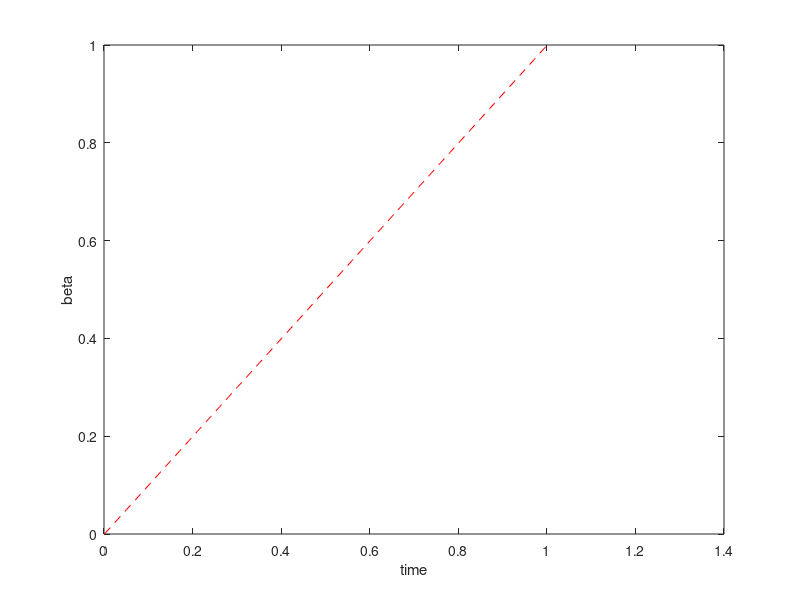

Here is the MATLAB script that generated this plot: (Note: this script raises an error after producing the figure.)
% Structure
% 1) It generates the pitchfork Normalized (to extract 
%   -timePitch scaling and 
%   -maxStatePitch )
%   -maxBetaPitch
% 2) It integrate the jingwang (To find the right scale for the
%   pitchfork)(it finds the maxState of Jin Wang) 
%   - timeJin
%   - maxStateJin       
%    -maxBetaJin
% 3) It normalize pitchfork using the scale of the jin wang and the pitchfork . 
%   - creates finalScale = maxStatepitch/maxStateJIn
% 4) It generates the prediction of jin using pitch equations.
% Equation  = mu = (x * finalscale )^2 / maxBeta

%note: everymodification in 4 needs to be reflected in 2 (Recall this)
%% 1) Generate data for the Pitchfork
clear all, close all, clc
figpath = '../figures/';
addpath('./utils');
addpath('./violin/');
addpath('./NoiseFunctions/');
addpath('./plottingfunctions/');
tic


%generate Data

n = 3; %number of variables
dt=0.01; %timestep

%Integrate interval

Endinterval = 1; %initial value of the pitchfor bifurcation
%Endinterval = 1.5; %initial value of the pitchfor bifurcation
intervalzero = -.001;

%real hidden variable interval
%tinterval=[0 Initinterval];
tinterval=[intervalzero Endinterval];

% Integrate
tspan=[.001:dt:tinterval(2)-tinterval(1)];
N = length(tspan);

Xpitch=[];
%Coeficients of polyorder 3 c1*t+c2*t^2+c3*t^3 & and final time value 
%c=[3,2,1,Endinterval];

cPitch=[1,0,0,Endinterval];
c = cPitch
%Analitic polinomial

%Integration for Pitchforksystem
reescale = 16
%xMax = [1,1,1];

yzNonreescaled=c(1)*(tspan+tinterval(1))+c(2)*(tspan+tinterval(1)).^2 ...
        +c(3).*(tspan+tinterval(1)).^3;

yzero = reescale*(c(1)*(tspan+tinterval(1))+c(2)*(tspan+tinterval(1)).^2 ...
        +c(3).*(tspan+tinterval(1)).^3);

maxBetapitch = max(yzero);
yzero = yzero/max(yzero);

figure(1)
plot(tspan, yzero,'r--')
xlabel('time')
ylabel('beta')
xline(0,'k--');
set(gca,'FontSize',16);
l=legend('Polynomial Pitchfork');
l.FontSize = 14;
l.Location='northeast';
title('polynomial Pitchfork');

xMax = ones((length(c)-1));
        mu0=[yzero(1)];  %initial condition of Beta  
        
        %sqrt(muo)%formula of coordinate x0 in function of beta(mu0)
        x0=real(sqrt(mu0))+0.01; %Initial condition of state variables
        [t,x] = ode45(@(t,x) PitchforkTimeReescale(t,x,c,xMax,reescale,maxBetapitch ),tspan,[tspan(1),mu0,x0]);%,options);
        Xpitch = [Xpitch;x];
        
        %plot variable x vs bifurcation parameter
        figure(2)
        hold on
        plot(x(:,2),x(:,3),'b-')  
        xlabel('beta')
        ylabel('State x3')
        xline(0,'k--');
        yline(0,'k--');
        set(gca,'FontSize',16);
        l=legend('Trajectory with changin beta');
        l.FontSize = 14;
        l.Location='northeast';
        title('Pitchfork State vsparameter')
        hold off    

mufunc = @(x) ((x(:,3).^2))*(xMax(3))^2/maxBetapitch; %here max is one
%mufunc = @(x) reescale*(x(:,3)/xMax(3)).^2
mu_observed=mufunc(x); 

%%Polinomial fit
%In the fututure we can let unkonw the coefficient (tinterval(1)or tinterval(2))

F1=@(weightdx,xdata)  (weightdx(1)*(xdata+tinterval(1))+weightdx(2)*(xdata+tinterval(1)).^2 ...
        +weightdx(3).*(xdata+tinterval(1)).^3);

%curve fitting
weights0=[0.5 0.5 0.5];%initial guess for weights
[weightdx, resnorm,~,exitflag,output] = lsqcurvefit(F1,weights0, tspan, mu_observed')

%data predicted from F1 evaluated with the predicted coefficients
reproduced_data= F1(weightdx,tspan);
        
plotState_Beta_time_Pred(tspan,Xpitch,mu_observed,yzero,reproduced_data,n,3)

xMaxPitch = max(abs(Xpitch));

%% 2) Obtaining maximum of Jin-Wang scale to reescale pitchfork (Doned)

% Reescale the time between zero and one.

% Do the transition 
%   It is necessary to construct the JingWang Scale Togueter

param = [0.3 0.3 1 1 0.5 4];
a1 = param(1);
a2 = param(2);
k1 = param(3);
k2 = param(4);
s = param(5);
nhill = param(6);

%Number of variables
n = 4;


dt=0.001; %timestep
% Integrate interval
Initinterval = 1;
%neg_inter = 0
neg_inter = -0;
tinterval=[neg_inter Initinterval]; 
tspan=[0:dt:tinterval(2)-tinterval(1)];
N = length(tspan);
%options = odeset('RelTol',1e-50,'AbsTol',1e-50*ones(1,n));
Xwang=[];

%Coeficients of polyorder 3 c1*t+c2*t^2+c3*t^3 & and final time value 
cJin=[ 0.05, 0, 0, Initinterval ]; %2.14,-5.05,3.9143,Initinterval];
c = cJin
%c=[0,0,0,Initinterval];

%Analitic polinomial
reescaleTimeJin = 50;

yzero = reescaleTimeJin*(c(1)*(tspan+tinterval(1))+c(2)*(tspan+tinterval(1)).^2 ...
        +c(3).*(tspan+tinterval(1)).^3);

maxBetaJin= max(yzero);
yzero = yzero/maxBetaJin;

%plot of inverted polinomial
figure(11)
plot(tspan,yzero,'r-')
xlabel('time')
ylabel('beta')
hold on
xline(0,'k--');
set(gca,'FontSize',16);
l=legend('Explicit polinomial for steady state generation','Used polynomial for ODE data generation');
l.FontSize = 14;
l.Location='northeast';
title('Inverted polinomial');

% Integration of hopf system

        mu0=0;   
            %x0=sqrt(yzero(1)/2) %Formula of radius of Initial Condition
        x3= 0.00212578945146621; %Formula of radius of Initial Condition
        x4= 0.00202578945146621;
        [t,x] = ode45(@(t,x) jinWangModel(t,x,c,a1,a2,k1,k2,s,nhill,reescaleTimeJin,maxBetaJin),tspan,[tspan(1),mu0,x3,x4]);%,options);
        Xwang = [Xwang;x];
        %Variable x3 vs bifurcation parameter
        figure(12)
        subplot(2,2,1)
        hold on
        plot(tspan,x(:,3),'b-')
        xlabel('time')
        ylabel('x_3')
        xline(0,'k--');
        set(gca,'FontSize',16);
        l=legend('Trajectory using numerical integration');
        l.FontSize = 14;
        l.Location='northeast';
        title('x3 vs b')
        
        subplot(2,2,2)
        plot(x(:,2),x(:,4),'b-')
        xlabel('Beta')
        ylabel('x_4')
        xline(0,'k--');
        set(gca,'FontSize',16);
        l=legend('Trajectory x4');
        l.FontSize = 14;
        l.Location='northeast';
        title('x4 vs beta')
        
        subplot(2,2,3)
        plot(x(:,2),x(:,3),'b-')
        xlabel('Beta')
        ylabel('x_3')
        xline(0,'k--');
        set(gca,'FontSize',16);
        l=legend('Trajectory x4');
        l.FontSize = 14;
        l.Location='northeast';
        title('x3 vs time')
        
        subplot(2,2,4)
        plot(x(:,1),x(:,4),'b-')
        xlabel('time')
        ylabel('x_4')
        xline(0,'k--');
        set(gca,'FontSize',16);
        l=legend('Trajectory x4');
        l.FontSize = 14;
        l.Location='northeast';
        title('x4 vs time')
        hold off    

mufunc = @(x) ((x(:,3).^2))/maxBetaJin;

mu_observed = mufunc(Xwang); 

%%Polinomial fit

%In the fututure we can let unkonw the coefficient (tinterval(1)or tinterval(2))
F1=@(weightdx,xdata)  weightdx(1)*(xdata+tinterval(1))+weightdx(2)*(xdata+tinterval(1)).^2 ...
        +weightdx(3).*(xdata+tinterval(1)).^3;


%curve fitting
weights0=[0.5 0.5 0.5];%initial guess for weights
[weightdx, resnorm,~,exitflag,output] = lsqcurvefit(F1,weights0, tspan, mu_observed')

%data predicted from F1 evaluated with the predicted coefficients
reproduced_data= F1(weightdx,tspan);



plotState_Beta_time_Pred(tspan,Xwang,mu_observed,yzero,reproduced_data,n,13)

xMaxWang= max(abs(Xwang));
xScale = xMaxPitch./xMaxWang(1:3);
xMaxstateJinPitch = xScale;

%% 3) Reescaling pitchfork witht the maximum of JinWang and also reescaling beta parameter. 

%Verify where is comming from xMaxPitch
%integrate the system of pitchfork with Jing wang scaled: 

%Generate data for the Pitchfork

n = 3; %number of variables
dt=0.01; %timestep

%Integrate interval

Endinterval = 1; %initial value of the pitchfor bifurcation
%Endinterval = 1.5; %initial value of the pitchfor bifurcation
intervalzero = -.001;

%real hidden variable interval
%tinterval=[0 Initinterval];
tinterval=[intervalzero Endinterval];

% Integrate
tspan2=[tinterval(2):-dt:tinterval(1)]; %interval for solving the 
tspan=[.001:dt:tinterval(2)-tinterval(1)];
N = length(tspan);

%options = odeset('RelTol',1e-12,'AbsTol',1e-12*ones(1,n));
Xpitch=[];

%Coeficients of polyorder 3 c1*t+c2*t^2+c3*t^3 & and final time value 
%c=[3,2,1,Endinterval];

c=cPitch;

reescaletime = 16;

yzNonreescaled=c(1)*(tspan+tinterval(1))+c(2)*(tspan+tinterval(1)).^2 ...
        +c(3).*(tspan+tinterval(1)).^3;

yzero = reescaletime*(c(1)*(tspan+tinterval(1))+c(2)*(tspan+tinterval(1)).^2 ...
        +c(3).*(tspan+tinterval(1)).^3);
maxBetapitch = max(abs(yzero));
yzero = yzero/maxBetapitch
figure(21)
plot(tspan, yzero,'r--')
xlabel('time')
ylabel('beta')
xline(0,'k--');
set(gca,'FontSize',16);
l=legend('Polynomial Pitchfork');
l.FontSize = 14;
l.Location='northeast';
title('polynomial Pitchfork');


        mu0=[yzero(1)];  %initial condition of Beta  
        
        %sqrt(muo)%formula of coordinate x0 in function of beta(mu0)
        x0=real(sqrt(mu0))+0.01; %Initial condition of state variables
        [t,x] = ode45(@(t,x) PitchforkTimeReescale(t,x,c,xMaxstateJinPitch,reescaletime,maxBetapitch),tspan,[tspan(1),mu0,x0]);%,options);
        Xpitch = [Xpitch;x];
        
        %plot variable x vs bifurcation parameter
        figure(22)
        hold on
        plot(x(:,2),x(:,3),'b-')  
        xlabel('beta')
        ylabel('State x3')
        xline(0,'k--');
        yline(0,'k--');
        set(gca,'FontSize',16);
        l=legend('Trajectory with changin beta');
        l.FontSize = 14;
        l.Location='northeast';
        title('Pitchfork State vsparameter')
        hold off    

mufunc = @(x) ((x(:,3).^2))*xMaxstateJinPitch(3)^2/maxBetapitch
mu_observed=mufunc(x); 

%%Polinomial fit

%In the fututure we can let unkonw the coefficient (tinterval(1)or tinterval(2))
F1=@(weightdx,xdata)  weightdx(1)*(xdata+tinterval(1))+weightdx(2)*(xdata+tinterval(1)).^2 ...
        +weightdx(3).*(xdata+tinterval(1)).^3;

%curve fitting
weights0=[0.5 0.5 0.5];%initial guess for weights
[weightdx, resnorm,~,exitflag,output] = lsqcurvefit(F1,weights0, tspan, mu_observed')

reproduced_data= F1(weightdx,tspan);

plotState_Beta_time_Pred(tspan, Xpitch, mu_observed, yzero, reproduced_data, n, 23)

%% 4) Prediction of dynamics Jin wang using pitchfork equations. 

param = [0.3 0.3 1 1 0.5 4];
a1 = param(1);
a2 = param(2);
k1 = param(3);
k2 = param(4);
s = param(5);
nhill = param(6);

%Number of variables
n = 4;


dt=0.001; %timestep
% Integrate interval
Initinterval = 1;
%neg_inter = 0
neg_inter = -0;
tinterval=[neg_inter Initinterval]; 
tspan=[0:dt:tinterval(2)-tinterval(1)];
N = length(tspan);
%options = odeset('RelTol',1e-50,'AbsTol',1e-50*ones(1,n));
Xwang=[];

%Coeficients of polyorder 3 c1*t+c2*t^2+c3*t^3 & and final time value 
%c=[1/50,0,0,Initinterval];
%c=[2.14,-5.05,3.9143,Initinterval];
c=cJin; %2.14,-5.05,3.9143,Initinterval];
%c=[0,0,0,Initinterval];

%Analitic polinomial
reescaleJin = 50;

yzero = reescaleJin*(c(1)*(tspan+tinterval(1))+c(2)*(tspan+tinterval(1)).^2 ...
        +c(3).*(tspan+tinterval(1)).^3);

maxBetaJin= max(yzero);
yzero = yzero/maxBetaJin;

%plot of inverted polinomial
figure(31)
plot(tspan,yzero,'r-')
xlabel('time')
ylabel('beta')
hold on
xline(0,'k--');
set(gca,'FontSize',16);
l=legend('Explicit polinomial for steady state generation','Used polynomial for ODE data generation');
l.FontSize = 14;
l.Location='northeast';
title('Inverted polinomial');

% Integration of hopf system

        mu0=0;   
        %for mu0=0.0;   
            %x0=sqrt(yzero(1)/2) %Formula of radius of Initial Condition
        x3= 0.00212578945146621; %Formula of radius of Initial Condition
        x4= 0.00202578945146621;
        %for x3= 0 % Formula of radius of Initial Condition
        %    x4= 0
        [t,x] = ode45(@(t,x) jinWangModel(t,x,c,a1,a2,k1,k2,s,nhill,reescaleJin,maxBetaJin),tspan,[tspan(1),mu0,x3,x4]);%,options);
        Xwang = [Xwang;x];
        %Variable x3 vs bifurcation parameter
        figure(32)
        subplot(2,2,1)
        hold on
        plot(tspan,x(:,3),'b-')
        xlabel('time')
        ylabel('x_3')
        xline(0,'k--');
        set(gca,'FontSize',16);
        l=legend('Trajectory using numerical integration');
        l.FontSize = 14;
        l.Location='northeast';
        title('x3 vs b')
        
        subplot(2,2,2)
        plot(x(:,2),x(:,4),'b-')
        xlabel('Beta')
        ylabel('x_4')
        xline(0,'k--');
        set(gca,'FontSize',16);
        l=legend('Trajectory x4');
        l.FontSize = 14;
        l.Location='northeast';
        title('x4 vs beta')
        
        subplot(2,2,3)
        plot(x(:,2),x(:,3),'b-')
        xlabel('Beta')
        ylabel('x_3')
        xline(0,'k--');
        set(gca,'FontSize',16);
        l=legend('Trajectory x4');
        l.FontSize = 14;
        l.Location='northeast';
        title('x3 vs time')
        
        subplot(2,2,4)
        plot(x(:,1),x(:,4),'b-')
        xlabel('time')
        ylabel('x_4')
        xline(0,'k--');
        set(gca,'FontSize',16);
        l=legend('Trajectory x4');
        l.FontSize = 14;
        l.Location='northeast';
        title('x4 vs time')
        hold off    

mufunc = @(x) ((x(:,3).^2))*xMaxstateJinPitch(3)^2/maxBetapitch;

mu_observed = mufunc(Xwang); 

%%Polinomial fit

%In the fututure we can let unkonw the coefficient (tinterval(1)or tinterval(2))
F1=@(weightdx,xdata)  weightdx(1)*(xdata+tinterval(1))+weightdx(2)*(xdata+tinterval(1)).^2 ...
        +weightdx(3).*(xdata+tinterval(1)).^3;


%curve fitting
weights0=[0.5 0.5 0.5];%initial guess for weights
[weightdx, resnorm,~,exitflag,output] = lsqcurvefit(F1,weights0, tspan, mu_observed')

%data predicted from F1 evaluated with the predicted coefficients
reproduced_data= F1(weightdx,tspan);



plotState_Beta_time_Pred(tspan,Xwang,mu_observed,yzero,reproduced_data,n,33)
